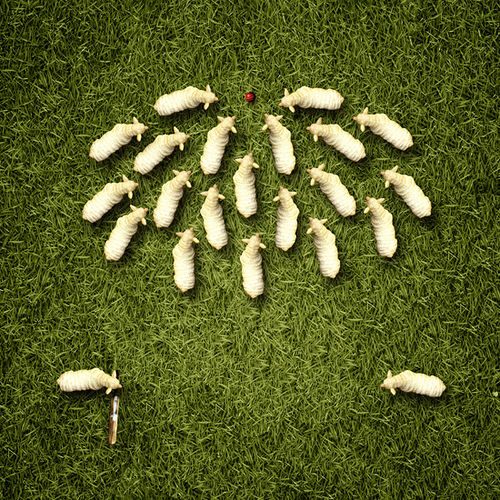
#> input picture aerials/aerial_1.jpg, 500 x 500 px
$ python background_sub.py
#> lines starting #> are read from the running program, lines starting #| are printed output that depends on the picture
import cv2

img = cv2.imread('aerials/aerial_1.jpg')
#> img is the input picture: shape (500, 500, 3); mean B, G, R 36.6, 96.5, 88.8

kernel = cv2.getStructuringElement(cv2.MORPH_ELLIPSE,(3,3))
fgbg = cv2.createBackgroundSubtractorMOG2()

fgmask = fgbg.apply(img)
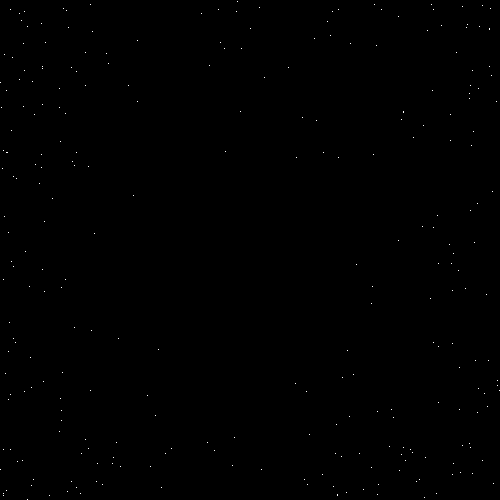
#> fgmask: shape (500, 500); values 127 (black) and 255 (white), 0.11% white in thin lines or dots
#fgmask = cv2.morphologyEx(fgmask, cv2.MORPH_OPEN, kernel)

cv2.imshow('original', img)
cv2.imshow('win', fgmask)
cv2.waitKey(0)
cv2.destroyAllWindows()

# https://opencv-python-tutroals.readthedocs.io/en/latest/py_tutorials/py_video/py_bg_subtraction/py_bg_subtraction.html?highlight=background
# Need to try with video, as the results are better
